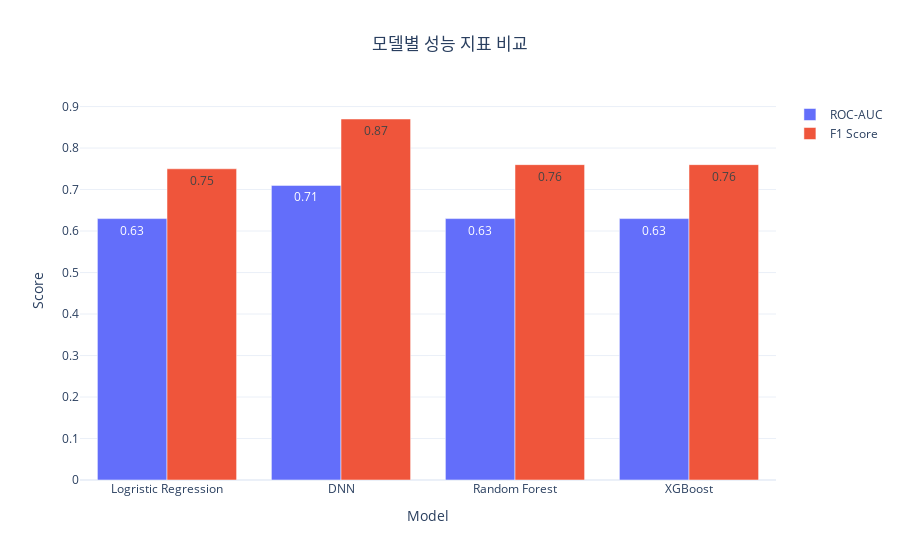

Source (notebook cell):
### Code cell
import plotly.graph_objects as go

models = ['Logristic Regression', 'DNN', 'Random Forest', 'XGBoost']

roc_aucs = [0.63, 0.71, 0.63, 0.63]
f1_scores = [0.75, 0.87, 0.76, 0.76]

fig = go.Figure(data=[
    go.Bar(name='ROC-AUC', x=models, y=roc_aucs, text=roc_aucs),
    go.Bar(name='F1 Score', x=models, y=f1_scores, text=f1_scores)
])

fig.update_layout(
    barmode='group',
    title=dict(text='모델별 성능 지표 비교',
               x=0.5),
    xaxis_title='Model',
    yaxis_title='Score',
    template='plotly_white'
)

fig.show()

### Figure 1 — Plotly figure (JSON) as saved in the notebook; plotly's stock layout.template omitted (floating-point values rounded to 4 significant figures)
{"data": [{"name": "ROC-AUC", "text": ["0.63", "0.71", "0.63", "0.63"], "type": "bar", "x": ["Logristic Regression", "DNN", "Random Forest", "XGBoost"], "y": [0.63, 0.71, 0.63, 0.63]}, {"name": "F1 Score", "text": ["0.75", "0.87", "0.76", "0.76"], "type": "bar", "x": ["Logristic Regression", "DNN", "Random Forest", "XGBoost"], "y": [0.75, 0.87, 0.76, 0.76]}], "layout": {"barmode": "group", "title": {"text": "모델별 성능 지표 비교", "x": 0.5}, "xaxis": {"title": {"text": "Model"}}, "yaxis": {"title": {"text": "Score"}}}}
